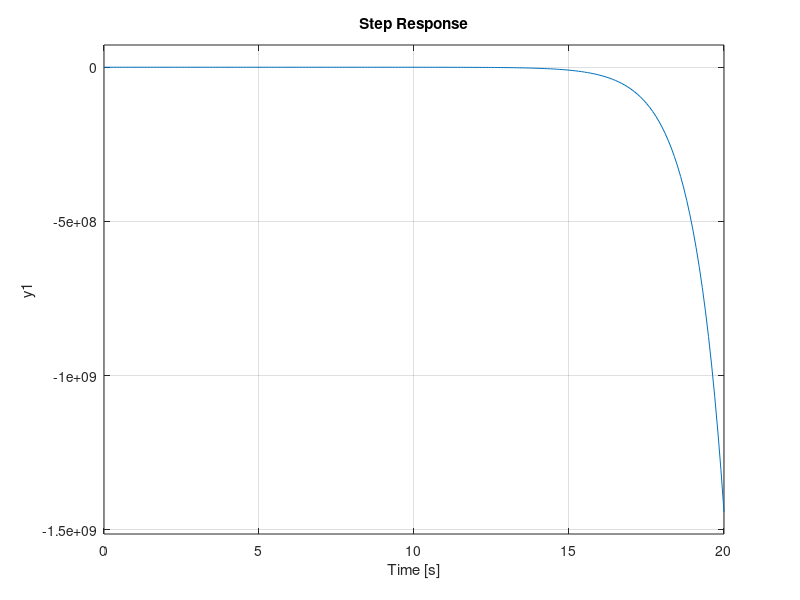

The MATLAB script that drew this image:
% Clear
clear
clc
close all

%Before Reduce Block Diagram
%%Define G1, G2, G3, H1, H2, and H3

G1_num = [0 1];
G1_den = [1 0 0];

G2_num = [0 1];
G2_den = [1 1];

G3_num = [0 1];
G3_den = [1 0];

H1_num = [0 1];
H1_den = [1 0];


H2_num = [0 1];
H2_den = [1 -1];


H3_num = [0 1];
H3_den = [1 -2];

%After Reduce Block Diagram
%Block Diagram Algebra
%G_1 = 1/s^2
%G_2 = 1/(s + 1)
%G_3 = 1/s
%H_1 = 1/s
%H_2 = 1/(s - 1)
%H_3 = 1/(s - 2)

G_num = [1 -4 0 0]
G_den = [1 -1 0 0 1 -2 1]

G = tf(G_num,G_den)

% step response
step(G,0:0.1:20)
